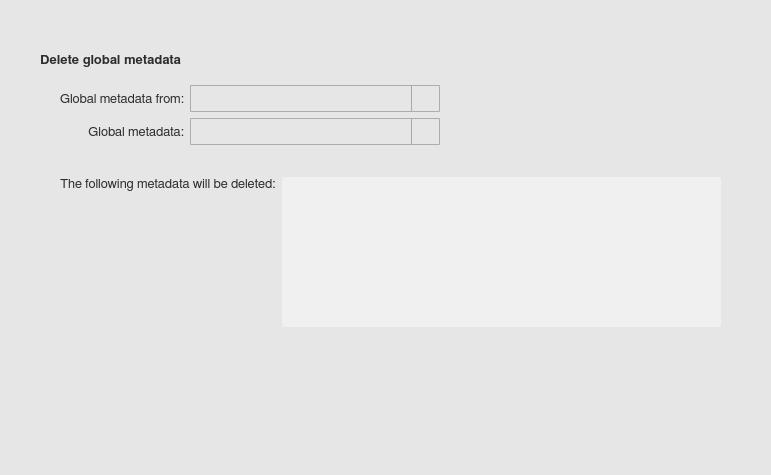
<?xml version="1.0" encoding="UTF-8"?>
<ui version="4.0">
 <class>infoWindow</class>
 <widget class="QWidget" name="infoWindow">
  <property name="geometry">
   <rect>
    <x>0</x>
    <y>0</y>
    <width>771</width>
    <height>475</height>
   </rect>
  </property>
  <property name="minimumSize">
   <size>
    <width>0</width>
    <height>0</height>
   </size>
  </property>
  <property name="maximumSize">
   <size>
    <width>16777215</width>
    <height>16777215</height>
   </size>
  </property>
  <property name="font">
   <font>
    <family>FreeSans</family>
    <pointsize>10</pointsize>
    <stylestrategy>PreferAntialias</stylestrategy>
    <kerning>true</kerning>
   </font>
  </property>
  <property name="windowTitle">
   <string>Information</string>
  </property>
  <property name="windowIcon">
   <iconset>
    <normaloff>icons/info_popup_icon.svg</normaloff>icons/info_popup_icon.svg</iconset>
  </property>
  <property name="styleSheet">
   <string notr="true">QWidget {
	background-color: rgb(230,230,230);
}

QScrollBar:vertical {
  border: 1px solid white;
  background-color: rgb(240, 240, 240);
  width: 20px;
  margin: 21px 0px 21px 0px;
}

QScrollBar:horizontal {
  border: 1px solid white;
  background-color: rgb(240, 240, 240);
  height: 20px;
  margin: 0px 21px 0px 21px;
}

QScrollBar::handle:vertical {
  background-color: rgb(205, 205, 205);
  min-height: 25px;
}

QScrollBar:handle:vertical:hover {
  background-color: rgb(166, 166, 166);
}

QScrollBar:handle:vertical:pressed {
  background-color: rgb(96, 96, 96);
}

QScrollBar::handle:horizontal {
  background-color: rgb(205, 205, 205);
  min-width: 25px;
}

QScrollBar:handle:horizontal:hover {
  background-color: rgb(166, 166, 166);
}

QScrollBar:handle:horizontal:pressed {
  background-color: rgb(96, 96, 96);
}

QScrollBar::add-line:vertical {
  border-top: 1px solid rgb(240,240,240);
  border-left: 1px solid white;
  border-right: 1px solid white;
  border-bottom: 1px solid white;
  background-color: rgb(240, 240, 240);
  height: 20px;
  subcontrol-position: bottom;
  subcontrol-origin: margin;
}

QScrollBar::add-line:vertical:hover {
  background-color: rgb(218, 218, 218);
}

QScrollBar::add-line:vertical:pressed {
  background-color: rgb(96, 96, 96);
}

QScrollBar::sub-line:vertical {
  border-top: 1px solid white;
  border-left: 1px solid white;
  border-right: 1px solid white;
  border-bottom: 1px solid rgb(240,240,240);
  background-color: rgb(240, 240, 240);
  height: 20px;
  subcontrol-position: top;
  subcontrol-origin: margin;
}

QScrollBar::sub-line:vertical:hover {
  background-color: rgb(218, 218, 218);
}

QScrollBar::sub-line:vertical:pressed {
  background-color: rgb(96, 96, 96);
}

QScrollBar::up-arrow:vertical {
  image: url(icons/up_arrow_icon.svg); 
  width: 16px;
  height: 16px;
}

QScrollBar::up-arrow:vertical:pressed {
  right: -1px;
  bottom: -1px;
}

QScrollBar::down-arrow:vertical {
  image: url(icons/down_arrow_icon.svg); 
  width: 16px;
  height: 16px;
}

QScrollBar::down-arrow:vertical:pressed {
  right: -1px;
  bottom: -1px;
}

QScrollBar::add-line:horizontal {
  border-top: 1px solid white;
  border-left: 1px solid rgb(240,240,240);
  border-right: 1px solid white;
  border-bottom: 1px solid white;
  background-color: rgb(240, 240, 240);
  width: 20px;
  subcontrol-position: right;
  subcontrol-origin: margin;
}

QScrollBar::add-line:horizontal:hover {
  background-color: rgb(218, 218, 218);
}

QScrollBar::add-line:horizontal:pressed {
  background-color: rgb(96, 96, 96);
}

QScrollBar::sub-line:horizontal {
  border-top: 1px solid white;
  border-left: 1px solid white;
  border-right: 1px solid rgb(240,240,240);
  border-bottom: 1px solid white;
  background-color: rgb(240, 240, 240);
  width: 20px;
  subcontrol-position: left;
  subcontrol-origin: margin;
}

QScrollBar::sub-line:horizontal:hover {
  background-color: rgb(218, 218, 218);
}

QScrollBar::sub-line:horizontal:pressed {
  background-color: rgb(96, 96, 96);
}

QScrollBar::left-arrow:horizontal {
  image: url(icons/left_arrow_icon.svg); 
  width: 16px;
  height: 16px;
}

QScrollBar::left-arrow:horizontal:pressed {
  right: -1px;
  bottom: -1px;
}

QScrollBar::right-arrow:horizontal {
  image: url(icons/right_arrow_icon.svg); 
  width: 16px;
  height: 16px;
}

QScrollBar::right-arrow:horizontal:pressed {
  right: -1px;
  bottom: -1px;
}</string>
  </property>
  <widget class="QWidget" name="">
   <property name="geometry">
    <rect>
     <x>40</x>
     <y>40</y>
     <width>681</width>
     <height>293</height>
    </rect>
   </property>
   <layout class="QVBoxLayout" name="options_layout">
    <item>
     <layout class="QHBoxLayout" name="options_hl_1">
      <item>
       <widget class="QLabel" name="options_label_1">
        <property name="enabled">
         <bool>true</bool>
        </property>
        <property name="minimumSize">
         <size>
          <width>0</width>
          <height>27</height>
         </size>
        </property>
        <property name="maximumSize">
         <size>
          <width>16777215</width>
          <height>27</height>
         </size>
        </property>
        <property name="font">
         <font>
          <family>FreeSans</family>
          <pointsize>10</pointsize>
          <weight>75</weight>
          <bold>true</bold>
          <stylestrategy>PreferAntialias</stylestrategy>
          <kerning>true</kerning>
         </font>
        </property>
        <property name="styleSheet">
         <string notr="true">QLabel {
	color: rgb(45,45,45);
}</string>
        </property>
        <property name="text">
         <string>Delete global metadata</string>
        </property>
        <property name="alignment">
         <set>Qt::AlignLeading|Qt::AlignLeft|Qt::AlignVCenter</set>
        </property>
       </widget>
      </item>
      <item>
       <spacer name="horizontalSpacer">
        <property name="orientation">
         <enum>Qt::Horizontal</enum>
        </property>
        <property name="sizeHint" stdset="0">
         <size>
          <width>40</width>
          <height>20</height>
         </size>
        </property>
       </spacer>
      </item>
     </layout>
    </item>
    <item>
     <layout class="QHBoxLayout" name="options_hl_5">
      <item>
       <spacer name="horizontalSpacer_5">
        <property name="orientation">
         <enum>Qt::Horizontal</enum>
        </property>
        <property name="sizeType">
         <enum>QSizePolicy::Fixed</enum>
        </property>
        <property name="sizeHint" stdset="0">
         <size>
          <width>20</width>
          <height>20</height>
         </size>
        </property>
       </spacer>
      </item>
      <item>
       <layout class="QGridLayout" name="options_gl_1">
        <item row="0" column="0">
         <widget class="QLabel" name="options_label_4">
          <property name="enabled">
           <bool>true</bool>
          </property>
          <property name="minimumSize">
           <size>
            <width>0</width>
            <height>27</height>
           </size>
          </property>
          <property name="maximumSize">
           <size>
            <width>16777215</width>
            <height>27</height>
           </size>
          </property>
          <property name="font">
           <font>
            <family>FreeSans</family>
            <pointsize>10</pointsize>
            <stylestrategy>PreferAntialias</stylestrategy>
            <kerning>true</kerning>
           </font>
          </property>
          <property name="styleSheet">
           <string notr="true">QLabel {
	color: rgb(45,45,45);
}</string>
          </property>
          <property name="text">
           <string>Global metadata from:</string>
          </property>
          <property name="alignment">
           <set>Qt::AlignRight|Qt::AlignTrailing|Qt::AlignVCenter</set>
          </property>
          <property name="indent">
           <number>-1</number>
          </property>
         </widget>
        </item>
        <item row="0" column="1">
         <layout class="QHBoxLayout" name="options_hl_4">
          <item>
           <widget class="QComboBox" name="options_combobox_2">
            <property name="minimumSize">
             <size>
              <width>250</width>
              <height>27</height>
             </size>
            </property>
            <property name="maximumSize">
             <size>
              <width>500</width>
              <height>27</height>
             </size>
            </property>
            <property name="font">
             <font>
              <family>FreeSans</family>
              <pointsize>9</pointsize>
              <stylestrategy>PreferAntialias</stylestrategy>
              <kerning>true</kerning>
             </font>
            </property>
            <property name="styleSheet">
             <string notr="true">QComboBox {
	border: 1px solid #acacac;
    border-radius: 1px;
	padding-left: 5px;
    background-color: qlineargradient(x1: 0, y1: 0, x2: 0, y2: 1, 
								stop: 0 #f0f0f0, stop: 1 #e5e5e5);
    color: rgb(45,45,45);
}

QComboBox:disabled {
	background-color:  rgb(200,200,200);
}

QComboBox:hover {
	border: 1px solid #7eb4ea;
    border-radius: 1px;
	background-color: qlineargradient(x1: 0, y1: 0, x2: 0, y2: 1, 
								stop: 0 #ecf4fc, stop: 1 #dcecfc);
}

QComboBox::drop-down {
	subcontrol-origin: padding;
	subcontrol-position: top right;
	width: 27px;
    border-left-width: 1px;
	border-left-color: darkgray;
	border-left-style: solid;
	border-top-right-radius: 3px;
	border-bottom-right-radius: 3px;
}

QComboBox::down-arrow {
	image: url(icons/down_arrow_icon.svg); 
	width: 16px;
	height: 16px
}

QComboBox QAbstractItemView {
	selection-background-color: rgb(200,200,200);
	selection-color: black;
	background: #f0f0f0;
	border: 0px solid #f0f0f0;
}

QComboBox QAbstractItemView::item {
	margin: 5px 5px 5px 5px;
}</string>
            </property>
            <property name="frame">
             <bool>false</bool>
            </property>
           </widget>
          </item>
          <item>
           <spacer name="horizontalSpacer_6">
            <property name="orientation">
             <enum>Qt::Horizontal</enum>
            </property>
            <property name="sizeHint" stdset="0">
             <size>
              <width>40</width>
              <height>20</height>
             </size>
            </property>
           </spacer>
          </item>
         </layout>
        </item>
        <item row="1" column="0">
         <widget class="QLabel" name="options_label_2">
          <property name="enabled">
           <bool>true</bool>
          </property>
          <property name="minimumSize">
           <size>
            <width>0</width>
            <height>27</height>
           </size>
          </property>
          <property name="maximumSize">
           <size>
            <width>16777215</width>
            <height>27</height>
           </size>
          </property>
          <property name="font">
           <font>
            <family>FreeSans</family>
            <pointsize>10</pointsize>
            <stylestrategy>PreferAntialias</stylestrategy>
            <kerning>true</kerning>
           </font>
          </property>
          <property name="styleSheet">
           <string notr="true">QLabel {
	color: rgb(45,45,45);
}</string>
          </property>
          <property name="text">
           <string>Global metadata:</string>
          </property>
          <property name="alignment">
           <set>Qt::AlignRight|Qt::AlignTrailing|Qt::AlignVCenter</set>
          </property>
          <property name="indent">
           <number>-1</number>
          </property>
         </widget>
        </item>
        <item row="1" column="1">
         <layout class="QHBoxLayout" name="options_hl_2">
          <item>
           <widget class="QComboBox" name="options_combobox_1">
            <property name="minimumSize">
             <size>
              <width>250</width>
              <height>27</height>
             </size>
            </property>
            <property name="maximumSize">
             <size>
              <width>250</width>
              <height>27</height>
             </size>
            </property>
            <property name="font">
             <font>
              <family>FreeSans</family>
              <pointsize>9</pointsize>
              <stylestrategy>PreferAntialias</stylestrategy>
              <kerning>true</kerning>
             </font>
            </property>
            <property name="styleSheet">
             <string notr="true">QComboBox {
	border: 1px solid #acacac;
    border-radius: 1px;
	padding-left: 5px;
    background-color: qlineargradient(x1: 0, y1: 0, x2: 0, y2: 1, 
								stop: 0 #f0f0f0, stop: 1 #e5e5e5);
    color: rgb(45,45,45);
}

QComboBox:disabled {
	background-color:  rgb(200,200,200);
}

QComboBox:hover {
	border: 1px solid #7eb4ea;
    border-radius: 1px;
	background-color: qlineargradient(x1: 0, y1: 0, x2: 0, y2: 1, 
								stop: 0 #ecf4fc, stop: 1 #dcecfc);
}

QComboBox::drop-down {
	subcontrol-origin: padding;
	subcontrol-position: top right;
	width: 27px;
    border-left-width: 1px;
	border-left-color: darkgray;
	border-left-style: solid;
	border-top-right-radius: 3px;
	border-bottom-right-radius: 3px;
}

QComboBox::down-arrow {
	image: url(icons/down_arrow_icon.svg); 
	width: 16px;
	height: 16px
}

QComboBox QAbstractItemView {
	selection-background-color: rgb(200,200,200);
	selection-color: black;
	background: #f0f0f0;
	border: 0px solid #f0f0f0;
}

QComboBox QAbstractItemView::item {
	margin: 5px 5px 5px 5px;
}</string>
            </property>
            <property name="frame">
             <bool>false</bool>
            </property>
           </widget>
          </item>
          <item>
           <widget class="QToolButton" name="options_button_1">
            <property name="minimumSize">
             <size>
              <width>27</width>
              <height>27</height>
             </size>
            </property>
            <property name="maximumSize">
             <size>
              <width>27</width>
              <height>27</height>
             </size>
            </property>
            <property name="styleSheet">
             <string notr="true">QToolButton {
	border: 1px solid transparent;
	background-color: transparent;
	width: 27px;
	height: 27px;
}

QToolButton:flat {
	border: none;
}</string>
            </property>
            <property name="icon">
             <iconset>
              <normaloff>icons/continue_icon.svg</normaloff>icons/continue_icon.svg</iconset>
            </property>
            <property name="iconSize">
             <size>
              <width>23</width>
              <height>23</height>
             </size>
            </property>
           </widget>
          </item>
          <item>
           <spacer name="horizontalSpacer_2">
            <property name="orientation">
             <enum>Qt::Horizontal</enum>
            </property>
            <property name="sizeHint" stdset="0">
             <size>
              <width>40</width>
              <height>20</height>
             </size>
            </property>
           </spacer>
          </item>
         </layout>
        </item>
       </layout>
      </item>
     </layout>
    </item>
    <item>
     <spacer name="verticalSpacer">
      <property name="orientation">
       <enum>Qt::Vertical</enum>
      </property>
      <property name="sizeType">
       <enum>QSizePolicy::Fixed</enum>
      </property>
      <property name="sizeHint" stdset="0">
       <size>
        <width>20</width>
        <height>20</height>
       </size>
      </property>
     </spacer>
    </item>
    <item>
     <layout class="QHBoxLayout" name="options_hl_3">
      <item>
       <spacer name="horizontalSpacer_3">
        <property name="orientation">
         <enum>Qt::Horizontal</enum>
        </property>
        <property name="sizeType">
         <enum>QSizePolicy::Fixed</enum>
        </property>
        <property name="sizeHint" stdset="0">
         <size>
          <width>20</width>
          <height>20</height>
         </size>
        </property>
       </spacer>
      </item>
      <item>
       <widget class="QLabel" name="options_label_3">
        <property name="enabled">
         <bool>true</bool>
        </property>
        <property name="minimumSize">
         <size>
          <width>0</width>
          <height>27</height>
         </size>
        </property>
        <property name="maximumSize">
         <size>
          <width>16777215</width>
          <height>16777215</height>
         </size>
        </property>
        <property name="font">
         <font>
          <family>FreeSans</family>
          <pointsize>10</pointsize>
          <stylestrategy>PreferAntialias</stylestrategy>
          <kerning>true</kerning>
         </font>
        </property>
        <property name="styleSheet">
         <string notr="true">QLabel {
	color: rgb(45,45,45);
}</string>
        </property>
        <property name="text">
         <string>The following metadata will be deleted:</string>
        </property>
        <property name="alignment">
         <set>Qt::AlignLeading|Qt::AlignLeft|Qt::AlignTop</set>
        </property>
        <property name="indent">
         <number>-1</number>
        </property>
       </widget>
      </item>
      <item>
       <widget class="QListWidget" name="options_list_1">
        <property name="enabled">
         <bool>true</bool>
        </property>
        <property name="minimumSize">
         <size>
          <width>0</width>
          <height>150</height>
         </size>
        </property>
        <property name="maximumSize">
         <size>
          <width>16777215</width>
          <height>150</height>
         </size>
        </property>
        <property name="font">
         <font>
          <family>FreeSans</family>
          <pointsize>9</pointsize>
          <stylestrategy>PreferAntialias</stylestrategy>
          <kerning>true</kerning>
         </font>
        </property>
        <property name="focusPolicy">
         <enum>Qt::NoFocus</enum>
        </property>
        <property name="styleSheet">
         <string notr="true">QListWidget {
	border-radius: 3px;
	background-color: rgb(240,240,240);
	color: rgb(45,45,45);
}

QListWidget:disabled {
	background-color:  rgb(200,200,200);
    color: rgb(45,45,45);
}

QListView::item {
	border: 0px solid rgb(240,240,240);
	border-radius: 3px;
    padding: 1px 1px 1px 1px;
    margin: 3px 3px 3px 3px;
}

QListView::item:selected {
	border: 0px solid rgb(240,240,240);
	border-radius: 3px;
}

QListView::item:selected:!active {
	background: rgb(200,200,200);
}

QListView::item:selected:active {
	background: rgb(200,200,200);
}

QListView::item:hover {
	background: rgb(230,230,230);
	border-radius: 3px;
}

QScrollBar:vertical {
  border: 1px solid white;
  background-color: rgb(240, 240, 240);
  width: 20px;
  margin: 21px 0px 21px 0px;
}

QScrollBar:horizontal {
  border: 1px solid white;
  background-color: rgb(240, 240, 240);
  height: 20px;
  margin: 0px 21px 0px 21px;
}

QScrollBar::handle:vertical {
  background-color: rgb(205, 205, 205);
  min-height: 25px;
}

QScrollBar:handle:vertical:hover {
  background-color: rgb(166, 166, 166);
}

QScrollBar:handle:vertical:pressed {
  background-color: rgb(96, 96, 96);
}

QScrollBar::handle:horizontal {
  background-color: rgb(205, 205, 205);
  min-width: 25px;
}

QScrollBar:handle:horizontal:hover {
  background-color: rgb(166, 166, 166);
}

QScrollBar:handle:horizontal:pressed {
  background-color: rgb(96, 96, 96);
}

QScrollBar::add-line:vertical {
  border-top: 1px solid rgb(240,240,240);
  border-left: 1px solid white;
  border-right: 1px solid white;
  border-bottom: 1px solid white;
  background-color: rgb(240, 240, 240);
  height: 20px;
  subcontrol-position: bottom;
  subcontrol-origin: margin;
  border-bottom-right-radius: 3px;
}

QScrollBar::add-line:vertical:hover {
  background-color: rgb(218, 218, 218);
}

QScrollBar::add-line:vertical:pressed {
  background-color: rgb(96, 96, 96);
}

QScrollBar::sub-line:vertical {
  border-top: 1px solid white;
  border-left: 1px solid white;
  border-right: 1px solid white;
  border-bottom: 1px solid rgb(240,240,240);
  background-color: rgb(240, 240, 240);
  height: 20px;
  subcontrol-position: top;
  subcontrol-origin: margin;
  border-top-right-radius: 3px;
}

QScrollBar::sub-line:vertical:hover {
  background-color: rgb(218, 218, 218);
}

QScrollBar::sub-line:vertical:pressed {
  background-color: rgb(96, 96, 96);
}

QScrollBar::up-arrow:vertical {
  image: url(icons/up_arrow_icon.svg); 
  width: 16px;
  height: 16px;
}

QScrollBar::up-arrow:vertical:pressed {
  right: -1px;
  bottom: -1px;
}

QScrollBar::down-arrow:vertical {
  image: url(icons/down_arrow_icon.svg); 
  width: 16px;
  height: 16px;
}

QScrollBar::down-arrow:vertical:pressed {
  right: -1px;
  bottom: -1px;
}

QScrollBar::add-line:horizontal {
  border-top: 1px solid white;
  border-left: 1px solid rgb(240,240,240);
  border-right: 1px solid white;
  border-bottom: 1px solid white;
  background-color: rgb(240, 240, 240);
  width: 20px;
  subcontrol-position: right;
  subcontrol-origin: margin;
  border-bottom-right-radius: 3px;
}

QScrollBar::add-line:horizontal:hover {
  background-color: rgb(218, 218, 218);
}

QScrollBar::add-line:horizontal:pressed {
  background-color: rgb(96, 96, 96);
}

QScrollBar::sub-line:horizontal {
  border-top: 1px solid white;
  border-left: 1px solid white;
  border-right: 1px solid rgb(240,240,240);
  border-bottom: 1px solid white;
  background-color: rgb(240, 240, 240);
  width: 20px;
  subcontrol-position: left;
  subcontrol-origin: margin;
border-bottom-left-radius: 3px;
}

QScrollBar::sub-line:horizontal:hover {
  background-color: rgb(218, 218, 218);
}

QScrollBar::sub-line:horizontal:pressed {
  background-color: rgb(96, 96, 96);
}

QScrollBar::left-arrow:horizontal {
  image: url(icons/left_arrow_icon.svg); 
  width: 16px;
  height: 16px;
}

QScrollBar::left-arrow:horizontal:pressed {
  right: -1px;
  bottom: -1px;
}

QScrollBar::right-arrow:horizontal {
  image: url(icons/right_arrow_icon.svg); 
  width: 16px;
  height: 16px;
}

QScrollBar::right-arrow:horizontal:pressed {
  right: -1px;
  bottom: -1px;
}</string>
        </property>
        <property name="frameShape">
         <enum>QFrame::NoFrame</enum>
        </property>
        <property name="dragDropMode">
         <enum>QAbstractItemView::InternalMove</enum>
        </property>
        <property name="defaultDropAction">
         <enum>Qt::MoveAction</enum>
        </property>
        <property name="selectionMode">
         <enum>QAbstractItemView::ExtendedSelection</enum>
        </property>
       </widget>
      </item>
     </layout>
    </item>
   </layout>
  </widget>
 </widget>
 <resources/>
 <connections/>
</ui>
